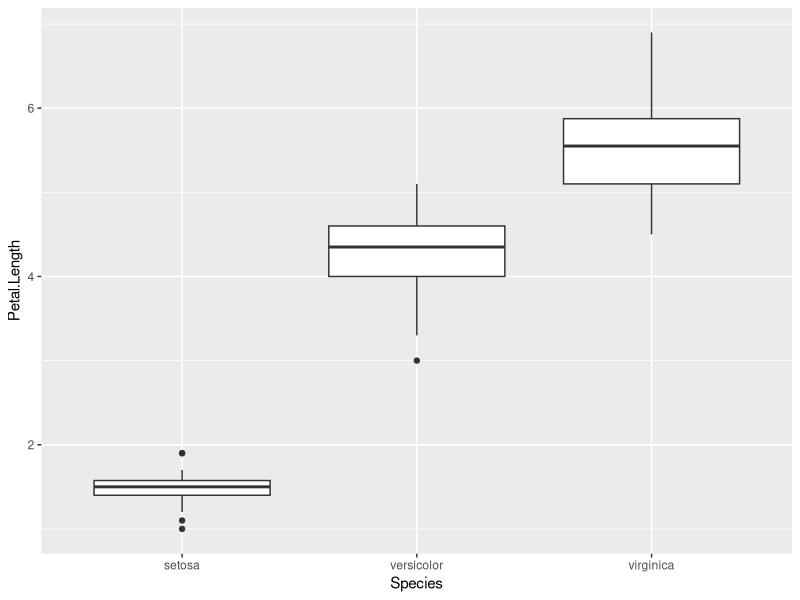

Source code (R):
## ---- chunk 1
library(tidyverse)

#Find the error/typo, and the fix it.
#Save the script and use this corrected file to submit to my original repository
#using a pull request

p <- ggplot(data = iris, 
       aes(x = Species, 
           y = Petal.Length)) + 
  geom_boxplot()  #ROTATE

print(p)
